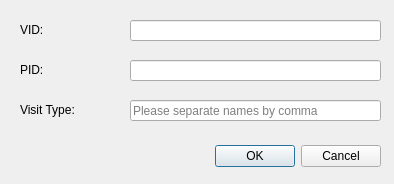
<?xml version="1.0" encoding="UTF-8"?>
<ui version="4.0">
 <class>Dialog</class>
 <widget class="QDialog" name="Dialog">
  <property name="geometry">
   <rect>
    <x>0</x>
    <y>0</y>
    <width>394</width>
    <height>184</height>
   </rect>
  </property>
  <property name="windowTitle">
   <string>Dialog</string>
  </property>
  <widget class="QDialogButtonBox" name="buttonBox">
   <property name="geometry">
    <rect>
     <x>40</x>
     <y>140</y>
     <width>341</width>
     <height>32</height>
    </rect>
   </property>
   <property name="orientation">
    <enum>Qt::Horizontal</enum>
   </property>
   <property name="standardButtons">
    <set>QDialogButtonBox::Cancel|QDialogButtonBox::Ok</set>
   </property>
  </widget>
  <widget class="QLabel" name="vid_label">
   <property name="geometry">
    <rect>
     <x>20</x>
     <y>20</y>
     <width>101</width>
     <height>20</height>
    </rect>
   </property>
   <property name="text">
    <string>VID:</string>
   </property>
  </widget>
  <widget class="QLabel" name="pid_label">
   <property name="geometry">
    <rect>
     <x>20</x>
     <y>60</y>
     <width>101</width>
     <height>20</height>
    </rect>
   </property>
   <property name="text">
    <string>PID:</string>
   </property>
  </widget>
  <widget class="QLineEdit" name="vid_text">
   <property name="geometry">
    <rect>
     <x>130</x>
     <y>20</y>
     <width>251</width>
     <height>21</height>
    </rect>
   </property>
  </widget>
  <widget class="QLineEdit" name="pid_text">
   <property name="geometry">
    <rect>
     <x>130</x>
     <y>60</y>
     <width>251</width>
     <height>21</height>
    </rect>
   </property>
  </widget>
  <widget class="QLabel" name="vtype_label">
   <property name="geometry">
    <rect>
     <x>20</x>
     <y>100</y>
     <width>101</width>
     <height>20</height>
    </rect>
   </property>
   <property name="text">
    <string>Visit Type:</string>
   </property>
  </widget>
  <widget class="QLineEdit" name="vtype_text">
   <property name="geometry">
    <rect>
     <x>130</x>
     <y>100</y>
     <width>251</width>
     <height>21</height>
    </rect>
   </property>
   <property name="placeholderText">
    <string>Please separate names by comma</string>
   </property>
  </widget>
 </widget>
 <resources/>
 <connections>
  <connection>
   <sender>buttonBox</sender>
   <signal>accepted()</signal>
   <receiver>Dialog</receiver>
   <slot>accept()</slot>
   <hints>
    <hint type="sourcelabel">
     <x>248</x>
     <y>254</y>
    </hint>
    <hint type="destinationlabel">
     <x>157</x>
     <y>274</y>
    </hint>
   </hints>
  </connection>
  <connection>
   <sender>buttonBox</sender>
   <signal>rejected()</signal>
   <receiver>Dialog</receiver>
   <slot>reject()</slot>
   <hints>
    <hint type="sourcelabel">
     <x>316</x>
     <y>260</y>
    </hint>
    <hint type="destinationlabel">
     <x>286</x>
     <y>274</y>
    </hint>
   </hints>
  </connection>
 </connections>
</ui>
